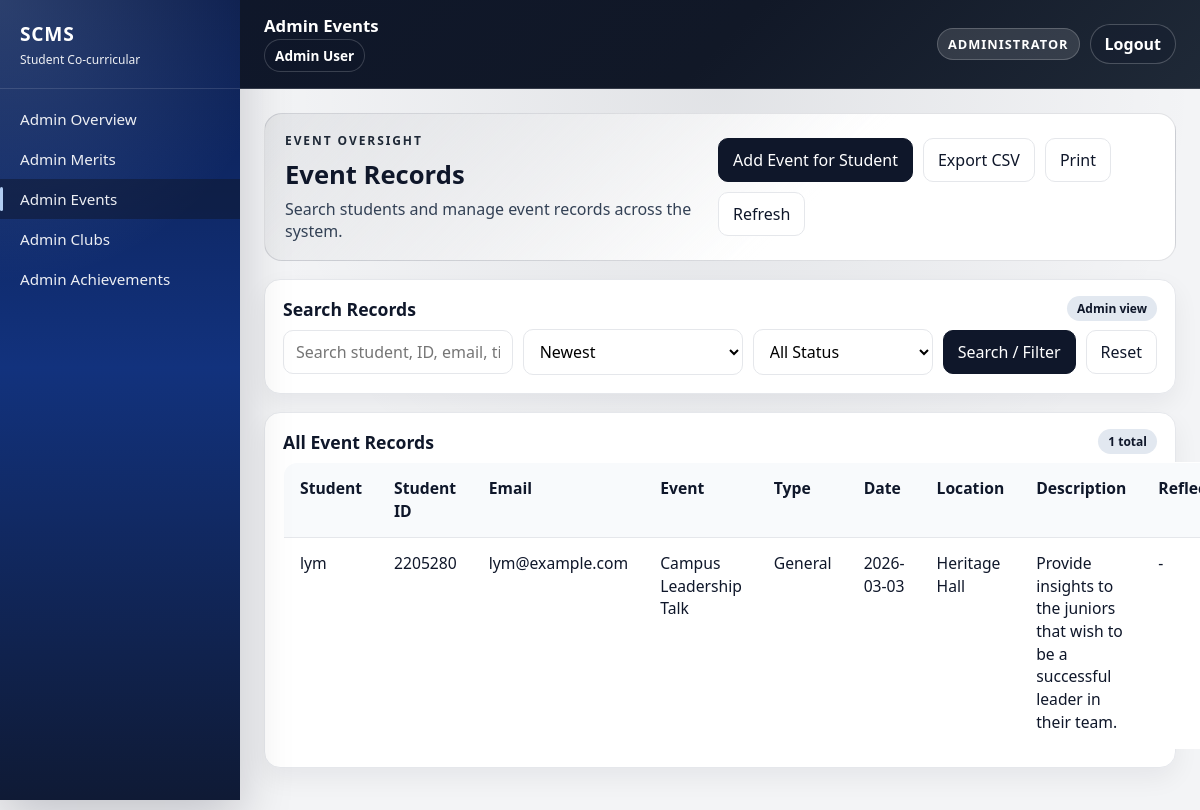
/public/index.php?url=event/index (signed in), run on the app's committed database.
### tables this page shows
CREATE TABLE `events` (
  `eventID` int(11) NOT NULL,
  `userID` int(11) NOT NULL,
  `eventTitle` varchar(150) NOT NULL,
  `eventType` varchar(50) DEFAULT NULL,
  `eventDate` date NOT NULL,
  `location` varchar(150) DEFAULT NULL,
  `description` text DEFAULT NULL,
  `reflection` text DEFAULT NULL,
  `created_at` timestamp NOT NULL DEFAULT current_timestamp(),
  `status` enum('pending','approved','rejected') NOT NULL DEFAULT 'pending',
  `submitted_at` timestamp NOT NULL DEFAULT current_timestamp(),
  `reviewed_at` timestamp NULL DEFAULT NULL,
  `reviewed_by` int(11) DEFAULT NULL,
  `review_note` text DEFAULT NULL,
  `evidence_path` varchar(255) DEFAULT NULL
);

CREATE TABLE `users` (
  `userID` int(11) NOT NULL,
  `student_id` varchar(20) NOT NULL,
  `name` varchar(100) NOT NULL,
  `email` varchar(100) NOT NULL,
  `passwordHash` varchar(255) NOT NULL,
  `isAdmin` tinyint(1) DEFAULT 0,
  `created_at` timestamp NOT NULL DEFAULT current_timestamp()
);

### app/models/Event.php (called while the page is built, shortened)
<?php
class Event {
    public static function getAllWithUser($search = null, $sort = null, $status = null) {
        $db = Database::connect();
        $allowedSort = [
            'eventID' => 'e.eventID',
            'eventTitle' => 'e.eventTitle',
            'eventType' => 'e.eventType',
            'eventDate' => 'e.eventDate',
            'location' => 'e.location',
            'student' => 'u.name',
            'student_id' => 'u.student_id',
            'status' => 'e.status',
        ];
        $sortColumn = $allowedSort[$sort] ?? 'e.eventID';
        $sql = "SELECT e.*, u.name AS userName, u.email AS userEmail, u.student_id AS studentId
                FROM events e
                JOIN users u ON u.userID = e.userID";
        $params = [];
        $sql .= " ORDER BY {$sortColumn} DESC";
        $stmt = $db->prepare($sql);
        $stmt->execute($params);
        return $stmt->fetchAll(PDO::FETCH_ASSOC);
    }
}
?>

### app/views/admin/event_index.php (the view, shortened to what this page needs)
<?php require "../app/views/layout/header.php"; ?>
<?php require "../app/views/layout/sidebar.php"; ?>
<div class="main module-page">
    <div class="topbar admin-topbar">
        <div class="topbar-left">
            <div class="topbar-title">Admin Events</div>
            <div class="topbar-user-inline">
                <?= htmlspecialchars($_SESSION['user_name'] ?? '', ENT_QUOTES, 'UTF-8'); ?>
            </div>
        </div>
        <div class="topbar-actions">
            <div class="admin-badge">Administrator</div>
            <form method="POST" action="index.php?url=auth/logout">
                <button type="submit" class="topbar-logout">Logout</button>
            </form>
        </div>
    </div>
    <div class="content admin-content">
        <div class="content-inner">
    <?php
        $exportParams = ['url' => 'event/export'];
        $exportUrl = 'index.php?' . http_build_query($exportParams);
    ?>
    <div class="admin-hero">
        <div>
            <div class="admin-eyebrow">Event Oversight</div>
            <h1 class="admin-title">Event Records</h1>
            <p class="admin-subtitle">Search students and manage event records across the system.</p>
        </div>
        <div class="admin-hero-actions">
            <a class="btn" href="index.php?url=event/create">Add Event for Student</a>
            <a class="btn btn-secondary no-print" href="<?= htmlspecialchars($exportUrl, ENT_QUOTES, 'UTF-8') ?>">Export CSV</a>
            <button class="btn btn-secondary" type="button" onclick="window.print()">Print</button>
            <a class="btn btn-secondary" href="index.php?url=event/index">Refresh</a>
        </div>
    </div>
    <div class="admin-section">
        <div class="admin-section-header">
            <h2 class="admin-section-title">Search Records</h2>
            <span class="admin-section-chip">Admin view</span>
        </div>
        <div class="admin-section-body">
            <form method="GET" class="filter-bar">
                <input
                    type="text"
                    name="search"
                    class="input"
                    placeholder="Search student, ID, email, title, type, location, reflection, or date..."
                    value="<?= isset($_GET['search']) ? htmlspecialchars($_GET['search'], ENT_QUOTES, 'UTF-8') : '' ?>">
                <?php $currentSort = $_GET['sort'] ?? 'eventID'; ?>
                <select name="sort" class="input">
                    <option value="eventID" <?= $currentSort === 'eventID' ? 'selected' : '' ?>>Newest</option>
                </select>
                <?php $currentStatus = $_GET['status'] ?? ''; ?>
                <select name="status" class="input">
                    <option value="" <?= $currentStatus === '' ? 'selected' : '' ?>>All Status</option>
                </select>
                <button class="btn" type="submit">Search / Filter</button>
                <a class="btn btn-secondary" href="index.php?url=event/index">Reset</a>
            </form>
        </div>
    </div>
    <div class="admin-section">
        <div class="admin-section-header">
            <h2 class="admin-section-title">All Event Records</h2>
            <span class="admin-section-chip"><?= is_array($events) ? count($events) : 0 ?> total</span>
        </div>
        <div class="admin-section-body">
            <table class="admin-table co-records-table">
                <tr>
                    <th>Student</th>
                    <th>Student ID</th>
                    <th>Email</th>
                    <th>Event</th>
                    <th>Type</th>
                    <th>Date</th>
                    <th>Location</th>
                    <th>Description</th>
                    <th>Reflection</th>
                </tr>
                <?php foreach ($events as $e): ?>
                    <tr>
                        <td><?= htmlspecialchars($e['userName'] ?? '-', ENT_QUOTES, 'UTF-8') ?></td>
                        <td><?= htmlspecialchars($e['studentId'] ?? '-', ENT_QUOTES, 'UTF-8') ?></td>
                        <td><?= htmlspecialchars($e['userEmail'] ?? '-', ENT_QUOTES, 'UTF-8') ?></td>
                        <td><?= htmlspecialchars($e['eventTitle'] ?? '-', ENT_QUOTES, 'UTF-8') ?></td>
                        <td><?= htmlspecialchars(($e['eventType'] ?? 'General') ?: 'General', ENT_QUOTES, 'UTF-8') ?></td>
                        <td><?= htmlspecialchars($e['eventDate'] ?? '-', ENT_QUOTES, 'UTF-8') ?></td>
                        <td><?= htmlspecialchars($e['location'] ?? '-', ENT_QUOTES, 'UTF-8') ?></td>
                        <td><?= htmlspecialchars($e['description'] ?? '-', ENT_QUOTES, 'UTF-8') ?></td>
                        <td><?= htmlspecialchars($e['reflection'] ?? '-', ENT_QUOTES, 'UTF-8') ?></td>
                    </tr>
                <?php endforeach; ?>
            </table>
        </div>
    </div>
        </div>
    </div>
</div>
<?php require "../app/views/layout/footer.php"; ?>

### data on the page
events: userID.name "lym", userID.student_id "2205280", userID.email "lym@example.com", eventTitle "Campus Leadership Talk", eventType "General", eventDate "2026-03-03", location "Heritage Hall", description "Provide insights to the juniors that wish to be a successful leader in their team.", reflection "-"

### other printed values
$_SESSION['user_name'] "Admin User"
count($events) "1"
